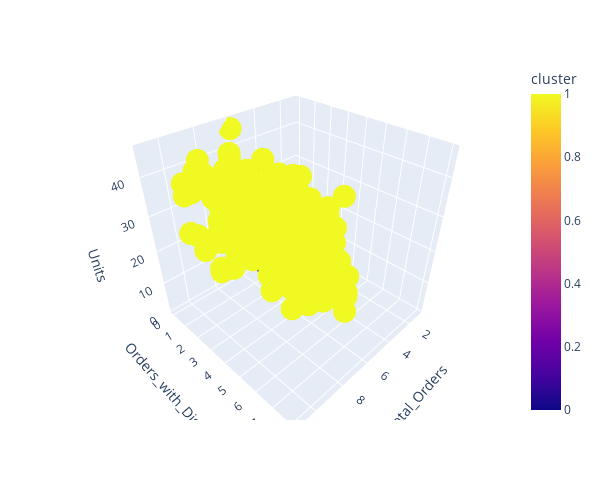

The cell this chart's notebook holds for it:
### Code cell
px.scatter_3d(df_with_clusters, x="Total_Orders", y="Orders_with_Discount", z="Units", color="cluster", width=600, height=500)

### Figure 1 — Plotly figure (JSON) as saved in the notebook; plotly's stock layout.template omitted (floating-point values rounded to 4 significant figures; data arrays with more than 128 entries replaced by an {"elided": "..."} marker saying what was removed)
{"data": [{"hovertemplate": "Total_Orders=%{x}<br>Orders_with_Discount=%{y}<br>Units=%{z}<br>cluster=%{marker.color}<extra></extra>", "legendgroup": "", "marker": {"color": {"elided": "1248 int values"}, "coloraxis": "coloraxis", "symbol": "circle"}, "mode": "markers", "name": "", "scene": "scene", "showlegend": false, "type": "scatter3d", "x": {"elided": "1248 int values"}, "y": {"elided": "1248 int values"}, "z": {"elided": "1248 int values"}}], "layout": {"coloraxis": {"colorbar": {"title": {"text": "cluster"}}, "colorscale": [[0, "#0d0887"], [0.1111, "#46039f"], [0.2222, "#7201a8"], [0.3333, "#9c179e"], [0.4444, "#bd3786"], [0.5556, "#d8576b"], [0.6667, "#ed7953"], [0.7778, "#fb9f3a"], [0.8889, "#fdca26"], [1, "#f0f921"]]}, "height": 500, "legend": {"tracegroupgap": 0}, "margin": {"t": 60}, "scene": {"domain": {"x": [0, 1], "y": [0, 1]}, "xaxis": {"title": {"text": "Total_Orders"}}, "yaxis": {"title": {"text": "Orders_with_Discount"}}, "zaxis": {"title": {"text": "Units"}}}, "width": 600}}
